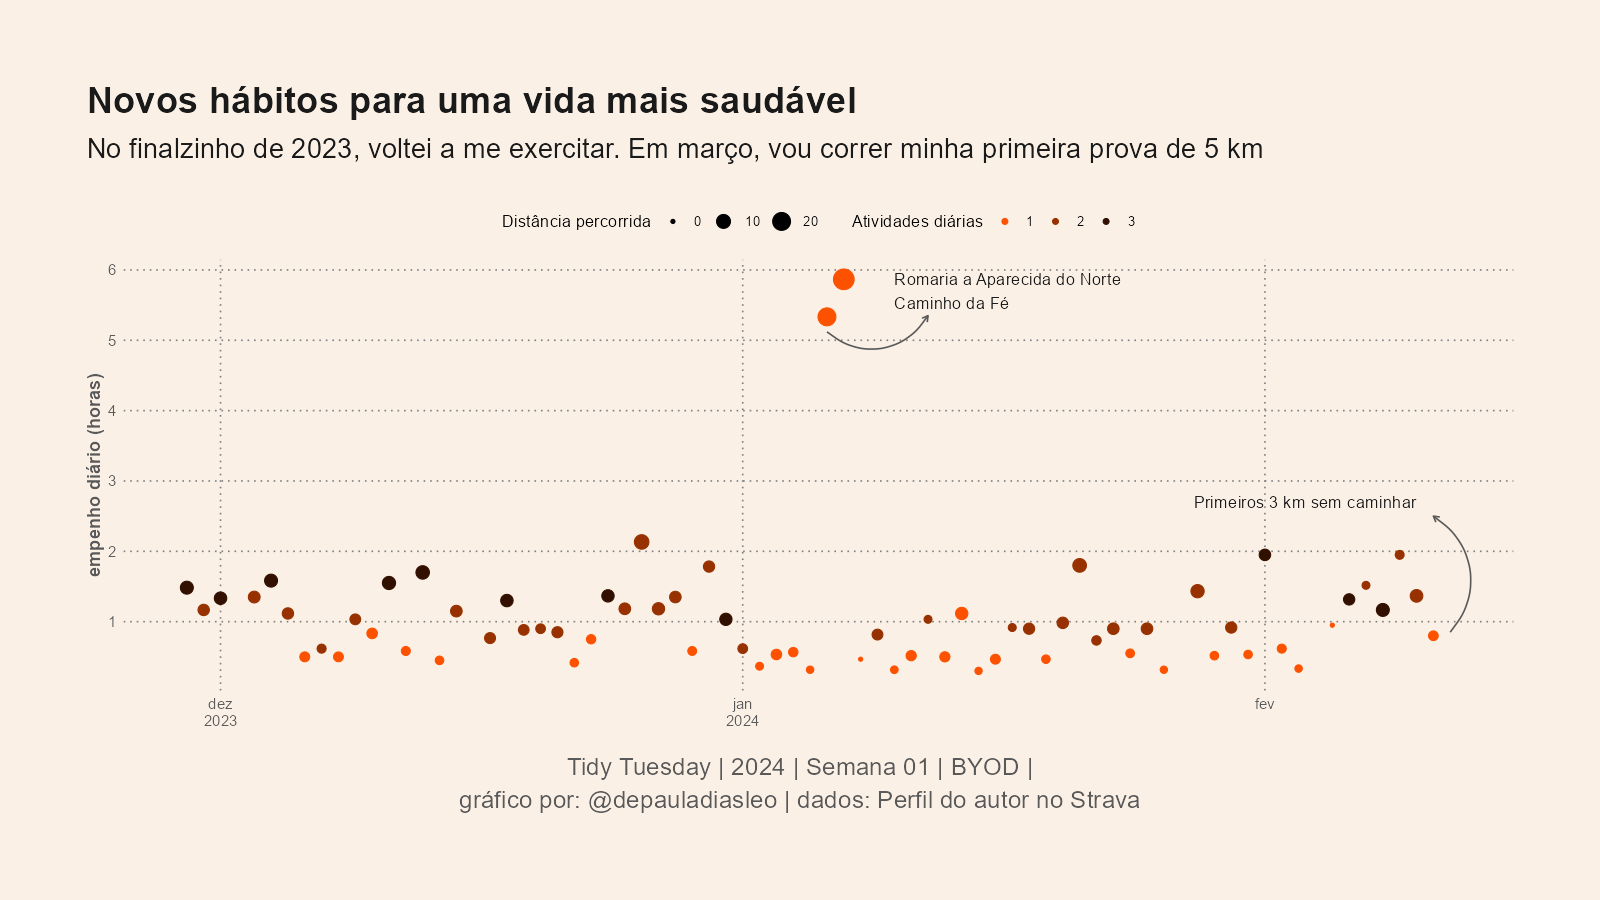

The script that saved this image:
# Título: Tidy Tuesday | 2024 | Week 01 | BYOD: a new lifestyle
# Script por: @depauladiasleo
# Última atualização: fevereiro de 2024


# Descrição:

# Neste projeto, meu objetivo é visualizar as atividades físicas que fiz em janeiro de 2024,
# quando decidi criar novos hábitos e ser mais saudável. Pretendo criar uma visualização que
# permita observar a quantidade e a duração das atividades ao longo dos dias da semana.


# Preparação -------------------------------------------------------------------



## Bibliotecas -----------------------------------------------------------------


library(tidyverse)



# Importação de dados ----------------------------------------------------------


df <- read_csv("data/activities.csv") |> 
      janitor::clean_names()



# Faxina de dados --------------------------------------------------------------


df_tidy <- 
  df |> 
  select(activity_date, activity_name, activity_type, 
         elapsed_time_6, distance_7, distance_18) |>
  mutate(elapsed_time_min = round(elapsed_time_6/60, 0),
         distance_18 = round(distance_18, 2),
         date = str_sub(activity_date, 1, 12) |>
           str_remove_all(",") |> 
           mdy()
         ) |> 
  select(date, activity_type, elapsed_time_min, distance_18) |> 
  group_by(date) |> 
  summarize(sum_time = sum(elapsed_time_min)/60,
            sum_distance = sum(distance_18)/1000,
            n_activities = n())


# Visualização -----------------------------------------------------------------


## Texto -----------------------------------------------------------------------



## Paleta de cores -------------------------------------------------------------


strava_orange <- monochromeR::generate_palette("#fc5200", "go_darker", 3)


line_col <- "gray50"

text_col <- "gray35"

title_col <- "gray10"


## Fontes ----------------------------------------------------------------------



## Gráfico ---------------------------------------------------------------------


df_tidy |> 
  ggplot(aes(date, sum_time)) + 
  geom_point(aes(size = sum_distance,
                 color = as_factor(n_activities))) +
  scale_y_continuous(breaks = c(1, 2, 3, 4, 5, 6)) +
  scale_x_date(breaks = as_date(c("2023-12-01", 
                                  "2024-01-01",
                                  "2024-02-01")),
               labels = scales::label_date_short()) +
  scale_color_manual(values = strava_orange) +
  guides(size = guide_legend("Distância percorrida"),
         color = guide_legend("Atividades diárias")) +
  theme_minimal() + 
  theme(plot.background = element_rect(color = "#faf0e6",
                                       fill = "#faf0e6"),
        plot.margin = margin(2, 2, 2, 2, "cm"),
        axis.title = element_text(color = text_col,
                                  size = 12,
                                  face = "bold"),
        axis.text = element_text(color = text_col,
                                   size = 10),
        plot.title = element_text(color = title_col,
                                  size = 24,
                                  face = "bold"),
        plot.subtitle = element_text(color = title_col,
                                     size = 18,
                                     margin = margin(6, 0, 24, 0, "pt")),
        plot.caption = element_text(color = text_col,
                                   size = 16,
                                   hjust = 0.5,
                                   lineheight = 1.15),
        plot.caption.position = "plot",
        plot.title.position = "plot",
        panel.grid.minor = element_blank(),
        panel.grid.major = element_line(color = "gray50",
                                        linetype = 3),
        legend.position = "top"
        ) +
  labs(x = "",
       y = "empenho diário (horas)",
       title = "Novos hábitos para uma vida mais saudável",
       subtitle = "No finalzinho de 2023, voltei a me exercitar. Em março, vou correr minha primeira prova de 5 km", 
       caption = "Tidy Tuesday | 2024 | Semana 01 | BYOD |\ngráfico por: @depauladiasleo | dados: Perfil do autor no Strava") +
  annotate(geom = "text", x = as_date("2024-01-10"), y = 5.7, hjust = 0,
           label = "Romaria a Aparecida do Norte\nCaminho da Fé",
           color = title_col) +
  annotate(geom = "curve",
           x = as_date("2024-01-06"), xend = as_date("2024-01-12"),
           y = 5.12, yend = 5.35, color = text_col,
           arrow = arrow(length = unit(0.15, 'cm'))) +
  annotate(geom = "text", x = as_date("2024-02-10"), y = 2.7, hjust = 1,
           label = "Primeiros 3 km sem caminhar",
           color = title_col) +
  annotate(geom = "curve",
           x = as_date("2024-02-12"), xend = as_date("2024-02-11"),
           y = 0.85, yend = 2.5, color = text_col,
           arrow = arrow(length = unit(0.15, 'cm')))
  
 

# Exportação -------------------------------------------------------------------


ggview::ggview(width = 1600,
               height = 900,
               units = "px",
               dpi = 110)


ggsave("Week_01_BYOD.png",
       width = 1600,
       height = 900,
       units = "px",
       dpi = 110)
